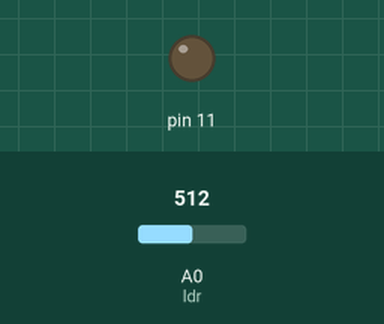
A sketch run on a simulated Arduino Uno, built with avr-gcc and run on an emulated ATmega328P. Parts: output pins drawn as LEDs (lit = HIGH). The inputs (shaded band) are chosen by the test bench; at power-on: A0 (ldr) = 512. What the sketch prints to the serial monitor is not drawn.

Above: at 1.8 s.
1.9 s: A0 (ldr) set to 483
At 2.4 s:
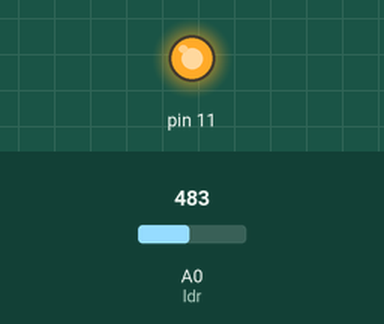
3.6 s: A0 (ldr) set to 511
At 5.2 s:
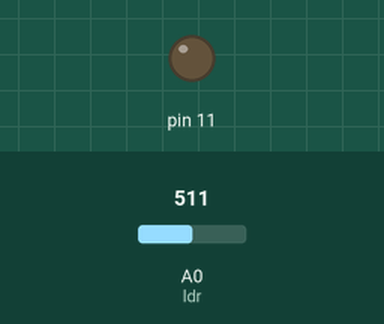
5.7 s: A0 (ldr) set to 306
At 6.8 s:
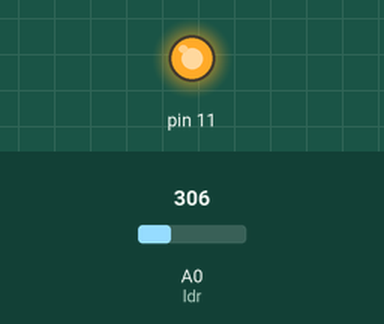
Timing chart, 0 to 8.7 s (numbered marks = the images above; inputs shaded):
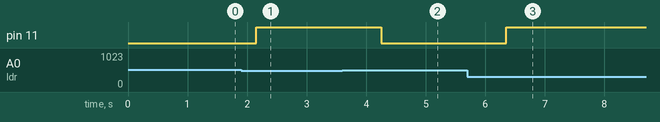

Measured:
- the behaviour switches between 500 and 499 on A0 (ldr) (found by bisection; images 0 and 1)
- after the input at 1.9 s, pin 11: LOW → HIGH after 0.25 s
- after the input at 3.6 s, pin 11: HIGH → LOW after 0.65 s
- after the input at 5.7 s, pin 11: LOW → HIGH after 0.65 s

The sketch:

Night_Light_Simulation.ino
```cpp
int ldr = A0;
int ldrvalue = 0;
int light_sensitivity = 500;
void setup()
{
  Serial.begin(9600);
  pinMode(11, OUTPUT);
}
void loop()
{
  ldrvalue = analogRead(ldr);
  Serial.print(ldrvalue);
  delay(50);
  if(ldrvalue < light_sensitivity)
  {
    digitalWrite(11,HIGH);
  }
  else
  {
    digitalWrite(11,LOW);
  }
  delay(1000);
}
```
